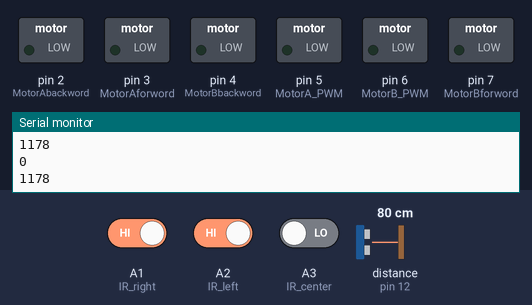
The sketch below on a simulated Arduino Uno, built with avr-gcc and run on an emulated ATmega328P. Parts: switched loads named in the sketch (green lamp = pin HIGH), the last lines printed to the serial monitor. Wiring (inferred from the names in the program): ultrasonic range finder: trigger pin 11; echo pin 12. Inputs (shaded band) come from the test bench; at power-on: A1 (IR_right) HIGH, distance to the obstacle (sensor on pin 12) 80 cm, A2 (IR_left) HIGH, A3 (IR_center) LOW. The echo pulse lasts 58.3 µs per cm; pins used as bus, display or sensor lines are not drawn.

Above: at 1.2 s.
1.3 s: A1 (IR_right) driven LOW
At 1.8 s:
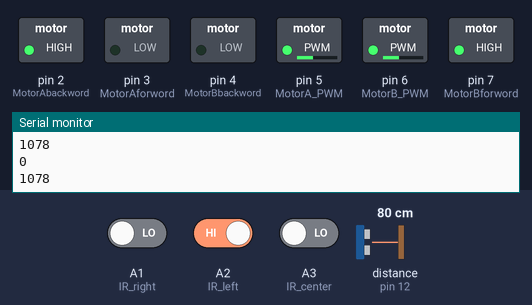
2.8 s: distance to the obstacle (sensor on pin 12) set to 18 cm
4.3 s: distance to the obstacle (sensor on pin 12) set to 14 cm
At 5.0 s:
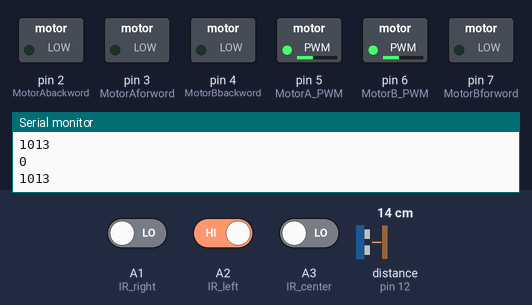
5.8 s: distance to the obstacle (sensor on pin 12) set to 35 cm
At 6.1 s:
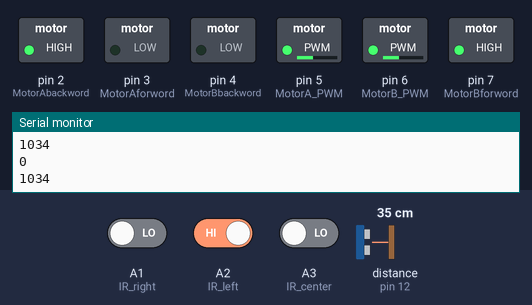
7.3 s: distance to the obstacle (sensor on pin 12) set to 2 cm
At 7.8 s:
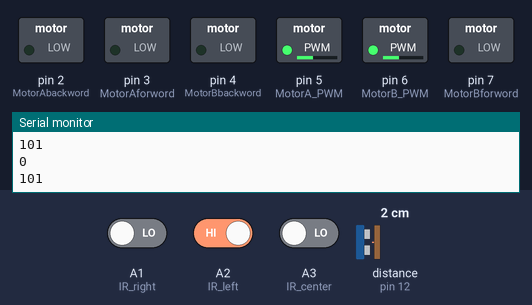
Timing chart, 0 to 9.8 s (numbered marks = the images above; inputs shaded):
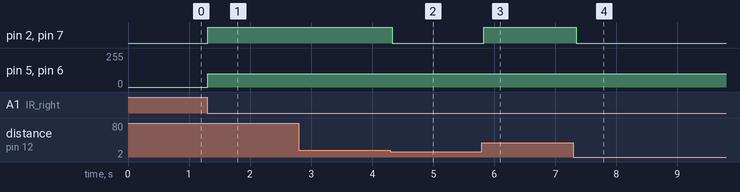

Measured:
- the behaviour switches between 17 and 16 cm on distance to the obstacle (sensor on pin 12) (found by bisection; images 1 and 2)
- after the input at 1.3 s, pin 2 (MotorAbackword), pin 7 (MotorBforword): LOW → HIGH at once; pin 5 (MotorA_PWM), pin 6 (MotorB_PWM): 0/255 → 100/255 at once
- after the input at 4.3 s, pin 2 (MotorAbackword), pin 7 (MotorBforword): HIGH → LOW at once
- after the input at 5.8 s, pin 2 (MotorAbackword), pin 7 (MotorBforword): LOW → HIGH at once
- after the input at 7.3 s, pin 2 (MotorAbackword), pin 7 (MotorBforword): HIGH → LOW at once

The sketch:

line_follower.ino
```cpp
// ultra sonicsensor pins definetion
#define TRIG 11
#define ECHO 12

//IR sensors pins
#define IR_left A2
#define IR_right A1
#define IR_center A3

// Left side DC motors pins definetion
#define MotorAforword 3
#define MotorAbackword 2
#define MotorA_PWM 5

// Right side DC motors pins definetion
#define MotorBforword 7
#define MotorBbackword 4
#define MotorB_PWM 6


// t refared to the time that ultrasonic sensor take to recive the 40K HZ wave.
// variable distance used to store the value of distance.
int distance=0 ,t=0;

void setup() {

  Serial.begin(9600);
  //define motors A pins as output .
  pinMode(MotorAforword,OUTPUT);
  pinMode(MotorAbackword,OUTPUT);
  pinMode(MotorA_PWM,OUTPUT);

  //define motors B pins as output.
  pinMode(MotorBforword,OUTPUT);
  pinMode(MotorBbackword,OUTPUT);
  pinMode(MotorB_PWM,OUTPUT);

  // define IR senesors as input pins
  pinMode(IR_left,INPUT);
  pinMode(IR_right,INPUT);
  pinMode(IR_center,INPUT);

//define pins of ultrasonic sensor.
  pinMode(TRIG,OUTPUT);
  pinMode(ECHO,INPUT);

}

void ultrasonic (){

  // first we give the TRIG pin pulse to let the ultrasonic sensor work
  // After this pulse the time (go and return)will be resived from ultrasonic sensor and stored

  digitalWrite(TRIG,LOW);
  delayMicroseconds(5);  // this delay to make the reading more stable
  digitalWrite(TRIG,HIGH);
  delayMicroseconds(10);
  digitalWrite(TRIG,LOW);
  t=pulseIn(ECHO,HIGH);

  // this time (t) is a time of double distance (go and return) so we divide it by 2 to get the time of the distance that we use.

  distance=t/(1/((340*0.0001)/2));
  Serial.println(distance);
  delay(20);
  //Distance = (Speed of Sound * (Time/2)) = t/(1/((350*0.0001)/2))
  // the speed of sound can be calculated due to the tempreture of the atmospher and many parameters
  // it can be calculated by the following web site: https://www.omnicalculator.com/physics/speed-of-sound
  // after calculate the speed of sound we multiply it 0.0001 to make the units of time the same.
}

void forward(){

  //fuction to let robot go forword.
  analogWrite(MotorA_PWM,110); //control the speed of Motors A side
  analogWrite(MotorB_PWM,130); //control the speed of Motors B side
  // there is a diferance in PWM singnal for 2 motors because my two motors not identical.
  //let motor A side go forward.
  digitalWrite(MotorAforword,HIGH);
  digitalWrite(MotorAbackword,LOW);
  //let motor B side go forward.
  digitalWrite(MotorBforword,HIGH);
  digitalWrite(MotorBbackword,LOW);

}

void nomotion(){

  //fuction to let robor stop.
  //let motor A side stop.
  digitalWrite(MotorAforword,LOW);
  digitalWrite(MotorAbackword,LOW);
  //let motor B side stop.
  digitalWrite(MotorBforword,LOW);
  digitalWrite(MotorBbackword,LOW);

}

void rotatleft(){

  //fuction to let robot go rotate left.
  analogWrite(MotorA_PWM,100); //control the speed of Motors A side
  analogWrite(MotorB_PWM,100); //control the speed of Motors B side
  //let motor A side go forward.
  digitalWrite(MotorAforword,LOW);
  digitalWrite(MotorAbackword,HIGH);
  //let motor B side go backward.
  digitalWrite(MotorBforword,HIGH);
  digitalWrite(MotorBbackword,LOW);


}

void rotatright(){

  //fuction to let robot go rotat left.
  analogWrite(MotorA_PWM,100); //control the speed of Motors A side
  analogWrite(MotorB_PWM,100); //control the speed of Motors B side
  //let motor A side go backward.
  digitalWrite(MotorAforword,HIGH);
  digitalWrite(MotorAbackword,LOW);
  //let motor B side go forward.
  digitalWrite(MotorBforword,LOW);
  digitalWrite(MotorBbackword,HIGH);
}

void loop() {
  //calling for ultrasonic sensor to detict if there is an obistical in front of robot or not
  ultrasonic();
  //check the values of IR sensors. these used for test cases
  Serial.println(digitalRead(IR_center));
  Serial.print(digitalRead(IR_left));
  Serial.print(digitalRead(IR_right));

  if (distance <=15) // in case of there is an object in front of the robot by 15CM or less than that, the robot will stop.
  {
    nomotion();
  }
  else if (distance > 15){  //in case of this distace grater than 15 the line follower function starts to work.

    if ((digitalRead(IR_left) == 0)&&(digitalRead(IR_center) == 1)&&(digitalRead(IR_right) == 0))
    {
      // in this case there is black line under center IR sensor only so the robot go forward
     forward();
    }
    if ((digitalRead(IR_left) == 1)&&(digitalRead(IR_center) == 1)&&(digitalRead(IR_right) == 0))
    {
      // in this case there is black line under center and left IR sensor  so the robot rotate left to make robot centered above the black line
      rotatleft();
    }
    if ((digitalRead(IR_left) == 1)&&(digitalRead(IR_center) ==0)&&(digitalRead(IR_right) == 0))
    {
    // in this case there is black line under left IR sensor  so the robot rotate left to make robot centered above the black line
     rotatleft();
    }

    if ((digitalRead(IR_left) == 0)&&(digitalRead(IR_center) == 1)&&(digitalRead(IR_right) == 1))
    {
    // in this case there is black line under right and center IR sensor  so the robot rotate right to make robot centered above the black line
     rotatright();
    }
    if ((digitalRead(IR_left) == 0)&&(digitalRead(IR_center) == 0)&&(digitalRead(IR_right) == 1))
    {
      // in this case there is black line under right IR sensor  so the robot rotate right to make robot centered above the black line
      rotatright();
    }

    if ((digitalRead(IR_left) == 1)&&(digitalRead(IR_center) == 1)&&(digitalRead(IR_right) == 1))
    {
     nomotion();
    }
  }
}
```
